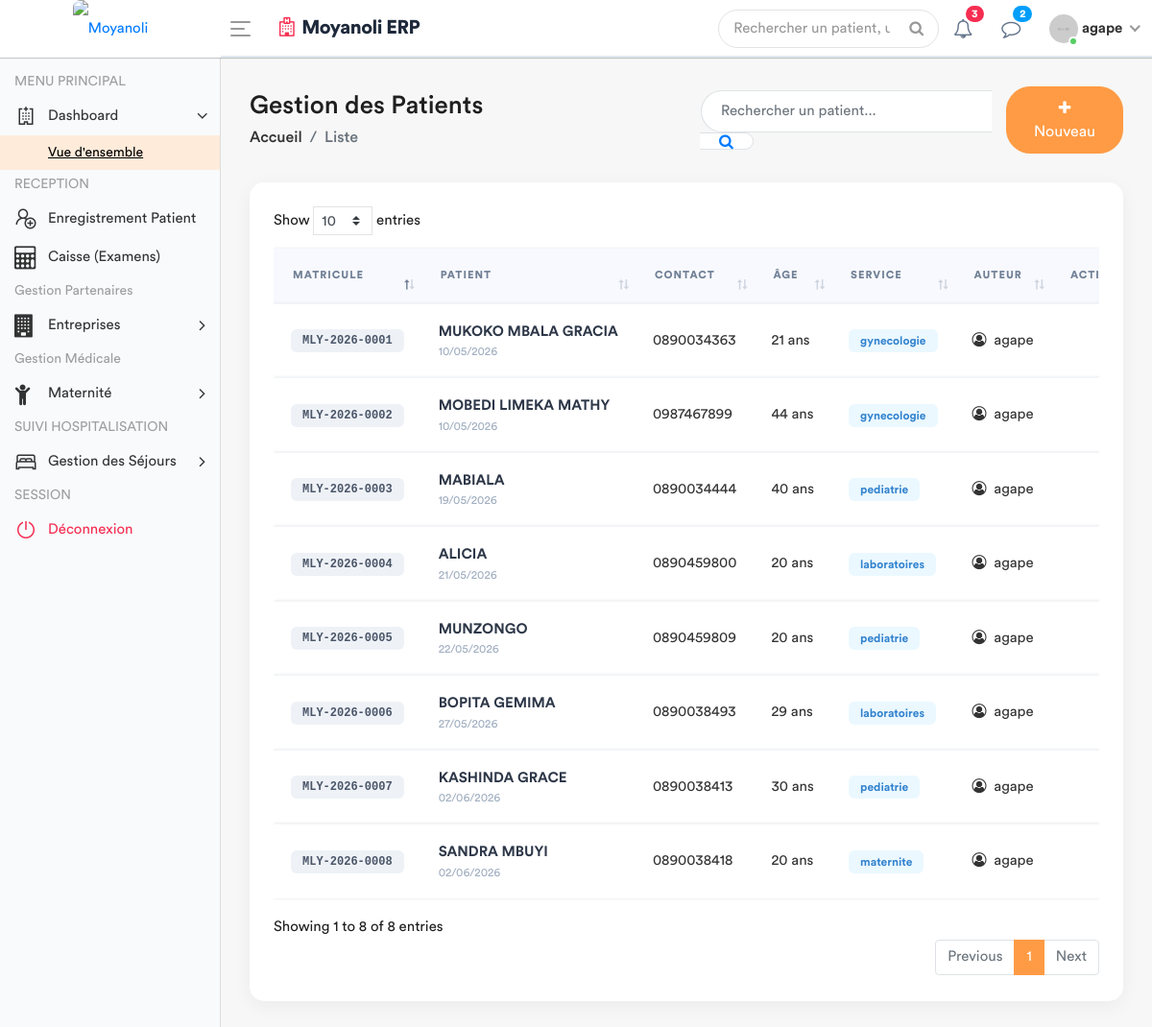
/patients/enregistrement/ (signed in), run on an earlier commit of the app's database.
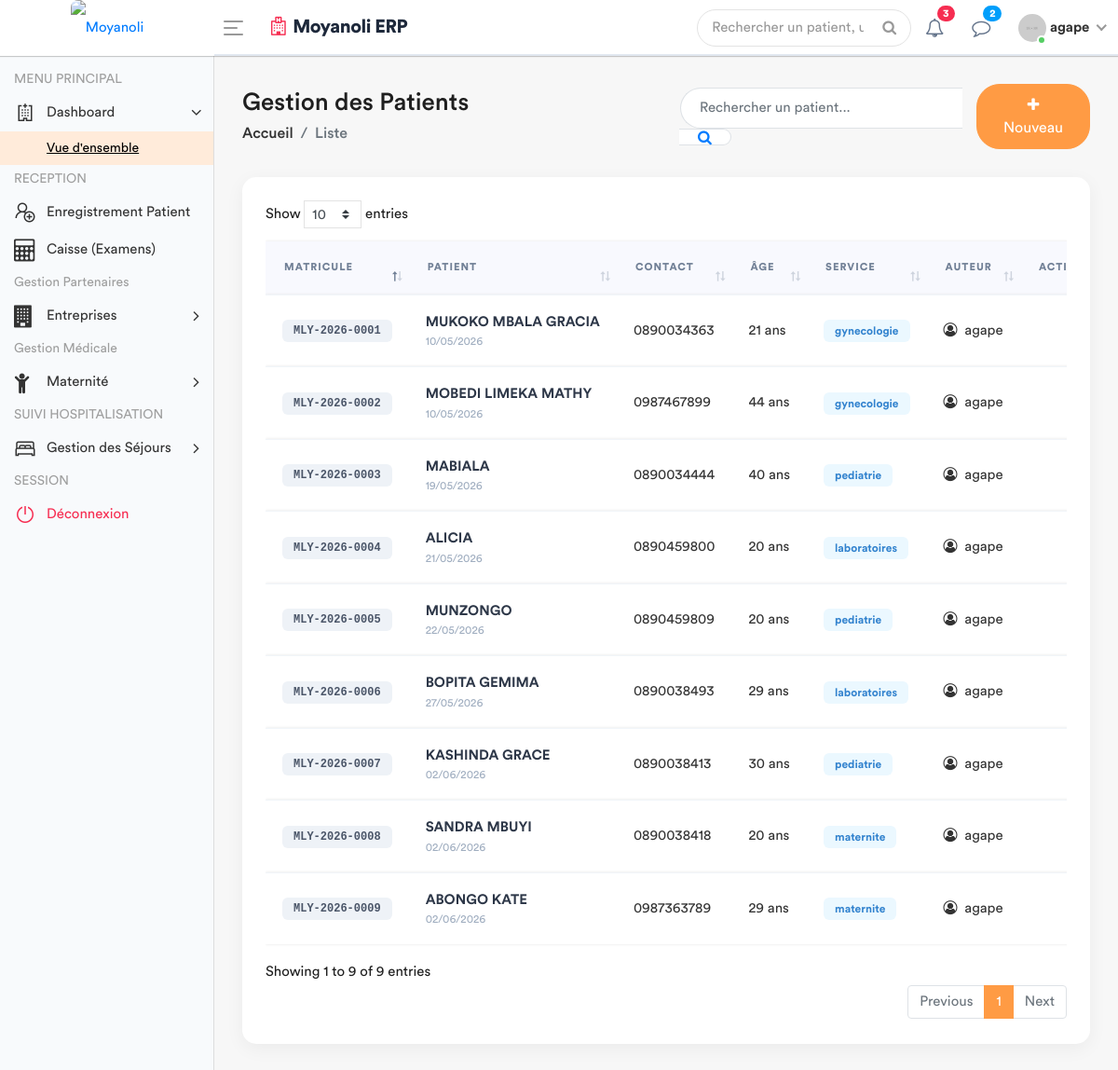
And on a later commit of the database.
### apps/models.py (models this page shows, shortened)
class Patient(models.Model):
    code_patient = models.CharField(max_length=20, unique=True, editable=False)
    noms = models.CharField(max_length=100)
    service = models.ForeignKey('Service', on_delete=models.PROTECT, related_name='patients', null=True)
    sexe = models.CharField(max_length=1, choices=[('M', 'Masculin'), ('F', 'Féminin')])
    age = models.CharField(max_length=30)
    adresse = models.TextField()
    telephone = models.CharField(max_length=20)
    fiche_payee = models.BooleanField(default=False) # Pour le 1er passage
    created_by = models.ForeignKey(User, on_delete=models.SET_NULL, null=True, related_name='patients_crees')
    date_creation = models.DateTimeField(auto_now_add=True)
    date_modification = models.DateTimeField(auto_now=True)

class Service(models.Model):
    nom = models.CharField(max_length=100, unique=True)
    description = models.TextField(blank=True, null=True)
    date_creation = models.DateTimeField(default=timezone.now)
    def __str__(self):
        return self.nom
    class Meta:
        verbose_name = "Service"
        verbose_name_plural = "Services"

### apps/views.py (the view)
# urls.py: path('patients/enregistrement/', views.enregistrement_patient, name='enregistrement_patient'),
@login_required
def enregistrement_patient(request):
    patients = Patient.objects.all().order_by('-date_creation')
    if request.method == 'POST':
        form = PatientForm(request.POST)
        if form.is_valid():
            patient = form.save(commit=False)
            patient.created_by = request.user
            patient.save()
            messages.success(request, f"Patient {patient.noms} enregistré avec succès. Matricule : {patient.code_patient}")
            return redirect('enregistrement_patient')
        else:
            messages.error(request, "Erreur lors de l'enregistrement. Vérifiez les informations.")
    else:
        form = PatientForm()
    role = Fonction.objects.filter(userKey = request.user).first()
    fonctionKey = role.fonctionKey.roleName if role else None
    context = {
        'patients': patients,
        'form': form,
        'segment': 'enregistrement_patient',
        'fonctionKey' : fonctionKey
    }
    return render(request, 'back-end/patient/enregistrement_patient.html', context)

### apps/forms.py (shortened to what this page needs)
class PatientForm(forms.ModelForm):
    class Meta:
        model = Patient
        fields = ['noms', 'sexe', 'age', 'adresse', 'telephone', 'service']
        widgets = {
            'noms': forms.TextInput(attrs={
                'class': 'form-control',
                'placeholder': 'Nom, Post-nom et Prénom'
            }),
            'sexe': forms.Select(attrs={
                'class': 'form-control'
            }),
            'age': forms.TextInput(attrs={
                'class': 'form-control',
                'placeholder': 'Ex: 25 ans ou 8 mois'
            }),
            'telephone': forms.TextInput(attrs={
                'class': 'form-control',
                'placeholder': 'Ex: +243...'
            }),
            'adresse': forms.Textarea(attrs={
                'class': 'form-control',
                'rows': 2,
                'placeholder': 'Adresse de résidence'
            }),
            'service': forms.Select(attrs={
                'class': 'form-control'
            }),
        }
    def __init__(self, *args, **kwargs):
        super(PatientForm, self).__init__(*args, **kwargs)
        self.fields['service'].empty_label = "Sélectionner le service"

### apps/templates/back-end/patient/enregistrement_patient.html (shortened to what this page needs)
<!DOCTYPE html>
{% load static %}
<html lang="fr">
<head>
    {% include 'back-end/includes/css.html' %}
</head>
<body>
    <div class="main-wrapper">
        {% include 'back-end/includes/header.html' %}
        {% include 'back-end/includes/sidebar.html' %}
        <div class="page-wrapper">
            <div class="content container-fluid">
                <div class="page-header">
                    <div class="row align-items-center">
                        <div class="col-md-6">
                            <h3 class="page-title">Gestion des Patients</h3>
                            <ul class="breadcrumb">
                                <li class="breadcrumb-item"><a href="#">Accueil</a></li>
                                <li class="breadcrumb-item active">Liste</li>
                            </ul>
                        </div>
                        <div class="col-md-6">
                            <div class="search-container">
                                <div class="input-group" style="width: auto;">
                                    <input type="text" id="customSearch" class="form-control" placeholder="Rechercher un patient...">
                                    <div class="input-group-append">
                                        <span class="input-group-text search-addon"><i class="fa fa-search"></i></span>
                                    </div>
                                </div>
                                {% if fonctionKey == 'receptionniste' %}
                                <a href="#" class="btn btn-primary" data-toggle="modal" data-target="#add_patient" style="border-radius: 25px; padding: 10px 20px;">
                                    <i class="fa fa-plus"></i> Nouveau
                                </a>
                                {% endif %}
                            </div>
                        </div>
                    </div>
                </div>
                <div class="row">
                    <div class="col-md-12">
                        <div class="table-container">
                            <div class="table-responsive">
                                <table class="table custom-table" id="myTable">
                                    <thead>
                                        <tr>
                                            <th>Matricule</th>
                                            <th>Patient</th>
                                            <th>Contact</th>
                                            <th>Âge</th>
                                            <th>Service</th>
                                            <th>Auteur</th>
                                            <th class="text-right">Actions</th>
                                        </tr>
                                    </thead>
                                    <tbody>
                                        {% for patient in patients %}
                                        <tr>
                                            <td><span class="badge badge-soft-info badge-modern" style="background:#eef2f7; color:#4a5568; font-family:monospace;">{{ patient.code_patient }}</span></td>
                                            <td>
                                                <div style="font-weight: 600; color: #2d3748;">{{ patient.noms }}</div>
                                                <div style="font-size: 0.75rem; color: #a0aec0;">{{ patient.date_creation|date:"d/m/Y" }}</div>
                                            </td>
                                            <td>{{ patient.telephone }}</td>
                                            <td>{{ patient.age }} ans</td>
                                            <td><span class="badge badge-modern" style="color: #3182ce; background: #ebf8ff;">{{ patient.service }}</span></td>
                                            <td><i class="fa fa-user-circle-o mr-1"></i> {{ patient.created_by.username }}</td>
                                            <td class="text-right">
                                                <div class="dropdown dropdown-action">
                                                </div>
                                            </td>
                                        </tr>
                                        {% endfor %}
                                    </tbody>
                                </table>
                            </div>
                        </div>
                    </div>
                </div>
            </div>
        </div>
    </div>
</body>
</html>

### apps/templates/back-end/includes/css.html (shortened to what this page needs)
{% load static %}
        <link rel="stylesheet" href="{% static 'back-end/assets/css/bootstrap.min.css'%}">
        <link rel="stylesheet" href="{% static 'back-end/assets/css/font-awesome.min.css'%}">
        <link rel="stylesheet" href="{% static 'back-end/assets/css/line-awesome.min.css'%}">
		<link rel="stylesheet" href="{% static 'back-end/assets/plugins/morris/morris.css'%}">
        <link rel="stylesheet" href="{% static 'back-end/assets/css/style.css'%}">
		<link rel="stylesheet" href="{% static 'back-end/assets/css/dataTables.bootstrap4.min.css'%}">
		<link rel="stylesheet" href="{% static 'back-end/assets/css/select2.min.css'%}">
		<link rel="stylesheet" href="{% static 'back-end/assets/css/bootstrap-datetimepicker.min.css'%}">

### apps/templates/back-end/includes/header.html (shortened to what this page needs)
{% load static %}
<div class="header" style="background: #ffffff; border-bottom: 2px solid #e2e8f0;">
    <div class="header-left" style="background: #ffffff;">
        <a href="{% url 'home' %}" class="logo">
            <img src="{% static 'front-end/assets/dr/logo.jpeg' %}" width="45" height="45" alt="Moyanoli" style="border-radius: 8px;">
        </a>
    </div>
    <a id="toggle_btn" href="javascript:void(0);" style="color: #007bff;">
        <span class="bar-icon">
            <span></span>
            <span></span>
            <span></span>
        </span>
    </a>
    <div class="page-title-box">
        <h3 style="color: #1e293b; font-weight: 700; letter-spacing: -0.5px;">
            <i class="fa fa-hospital-o text-danger mr-2"></i>Moyanoli ERP
        </h3>
    </div>
    <ul class="nav user-menu">
        <li class="nav-item">
            <div class="top-nav-search">
                <form action="#">
                    <input class="form-control" type="text" placeholder="Rechercher un patient, un dossier...">
                    <button class="btn" type="submit"><i class="fa fa-search"></i></button>
                </form>
            </div>
        </li>
        <li class="nav-item dropdown">
            <a href="#" class="dropdown-toggle nav-link" data-toggle="dropdown">
                <i class="fa fa-bell-o" style="color: #64748b;"></i> <span class="badge badge-pill bg-danger">3</span>
            </a>
        </li>
        <li class="nav-item dropdown">
            <a href="#" class="dropdown-toggle nav-link" data-toggle="dropdown">
                <i class="fa fa-comment-o" style="color: #64748b;"></i> <span class="badge badge-pill bg-info">2</span>
            </a>
        </li>
        <li class="nav-item dropdown has-arrow main-drop">
            <a href="#" class="dropdown-toggle nav-link" data-toggle="dropdown">
                <span class="user-img">
                    <img src="{% static 'back-end/assets/img/profiles/avatar-21.jpg' %}" alt="">
                    <span class="status online"></span>
                </span>
                <span style="font-weight: 600;">{{ user.username }}</span>
            </a>
        </li>
    </ul>
</div>

### apps/templates/back-end/includes/sidebar.html (shortened to what this page needs)
<div class="sidebar" id="sidebar" style="background-color: #f8fafc;">
    <div class="sidebar-inner slimscroll">
        <div id="sidebar-menu" class="sidebar-menu">
            <ul>
                <li class="menu-title"> <span>MENU PRINCIPAL</span> </li>
                <li class="submenu">
                    <a href="#"><i class="la la-hospital"></i> <span> Dashboard</span> <span class="menu-arrow"></span></a>
                    <ul style="display: none;">
                        <li><a class="active" href="{% url 'dashboard' %}">Vue d'ensemble</a></li>
                    </ul>
                </li>
                {% if fonctionKey == 'receptionniste' %}
                    <li class="menu-title"> <span>RECEPTION</span> </li>
                    <li><a href="{% url 'enregistrement_patient' %}"><i class="la la-user-plus"></i> <span>Enregistrement Patient</span></a></li>
                    <li><a href="{% url 'liste_attente_caisse' %}"><i class="fa fa-calculator"></i> <span>Caisse (Examens)</span></a></li>
                    <li class="menu-title"> <span>Gestion Partenaires</span> </li>
                    <li class="submenu">
                        <a href="#"><i class="fa fa-building"></i> <span>Entreprises</span> <span class="menu-arrow"></span></a>
                    </li>
                    <li class="menu-title">
                        <span>Gestion Médicale</span>
                    </li>
                    <li class="submenu">
                        <a href="#"><i class="fa fa-child"></i> <span> Maternité</span> <span class="menu-arrow"></span></a>
                    </li>
                {% endif %}
                {% if fonctionKey == 'receptionniste' or fonctionKey == 'infirmier' or fonctionKey == 'admin' %}
                    <li class="menu-title"> <span>SUIVI HOSPITALISATION</span> </li>
                    <li class="submenu">
                        <a href="#"><i class="la la-bed"></i> <span> Gestion des Séjours </span> <span class="menu-arrow"></span></a>
                    </li>
                {% endif %}
                <li class="menu-title"> <span>SESSION</span> </li>
                <li><a href="{% url 'deco' %}" class="text-danger"><i class="la la-power-off"></i> <span>Déconnexion</span></a></li>
            </ul>
        </div>
    </div>
</div>

### apps/templates/back-end/includes/js.html (shortened to what this page needs)
{% load static %}

### apps/templates/back-end/patient/enregistrement_patient.html (style rules this page uses)
.table-container { background: #ffffff; padding: 25px; border-radius: 15px; box-shadow: 0 5px 20px rgba(0,0,0,0.05); }
.custom-table thead tr { background: #f8f9fe; }
.custom-table thead th { border: none !important; color: #718096; font-weight: 700; text-transform: uppercase; font-size: 0.70rem; letter-spacing: 1px; padding: 20px !important; }
.custom-table td { padding: 18px !important; vertical-align: middle !important; border-top: 1px solid #f1f5f9; }
.badge-modern { padding: 6px 12px; border-radius: 6px; font-weight: 600; font-size: 0.75rem; }
.search-container { display: flex; align-items: center; justify-content: flex-end; gap: 15px; }
#customSearch { border-radius: 25px 0 0 25px; border: 1px solid #dee2e6; border-right: none; padding: 12px 20px; width: 250px; }
.search-addon { background: #fff; border-radius: 0 25px 25px 0; border: 1px solid #dee2e6; border-left: none; padding: 0 20px; color: #007bff; }

What changed in the data, as far as the page shows it:
added Patient: code_patient "MLY-2026-0009", noms "ABONGO KATE", date_creation "02/06/2026", telephone "0987363789", age "29", service "maternite", created_by.username "agape"
Also different on the page:
text written by a page script: "Show entries Showing 1 to 8 of 8 entries Previous 1 Next" → "Show entries Showing 1 to 9 of 9 entries Previous 1 Next"
